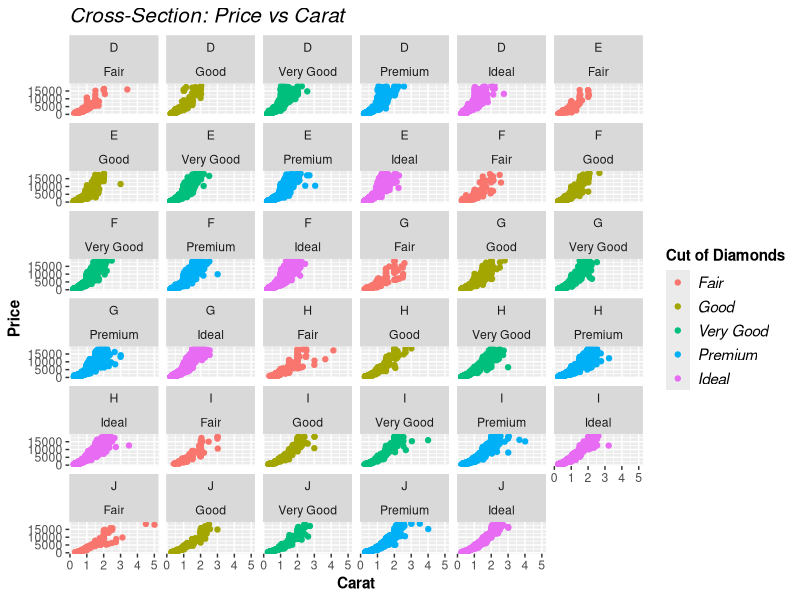
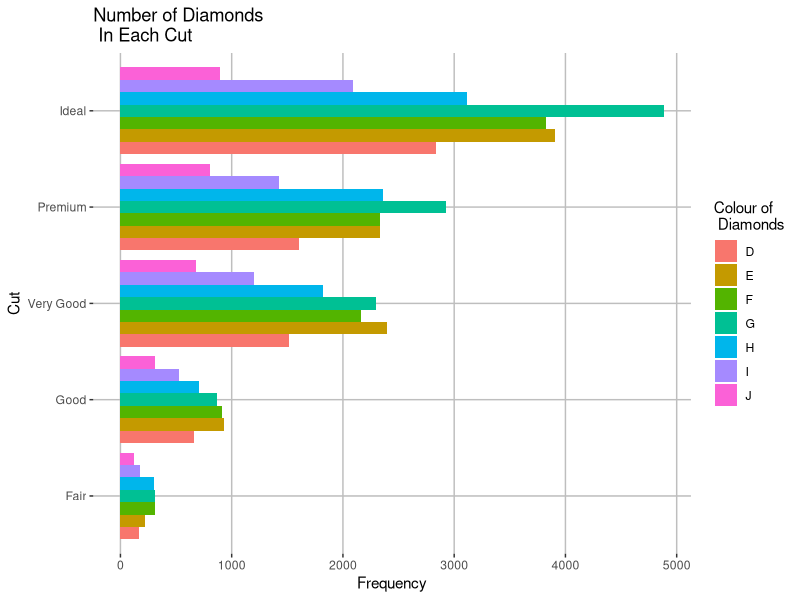
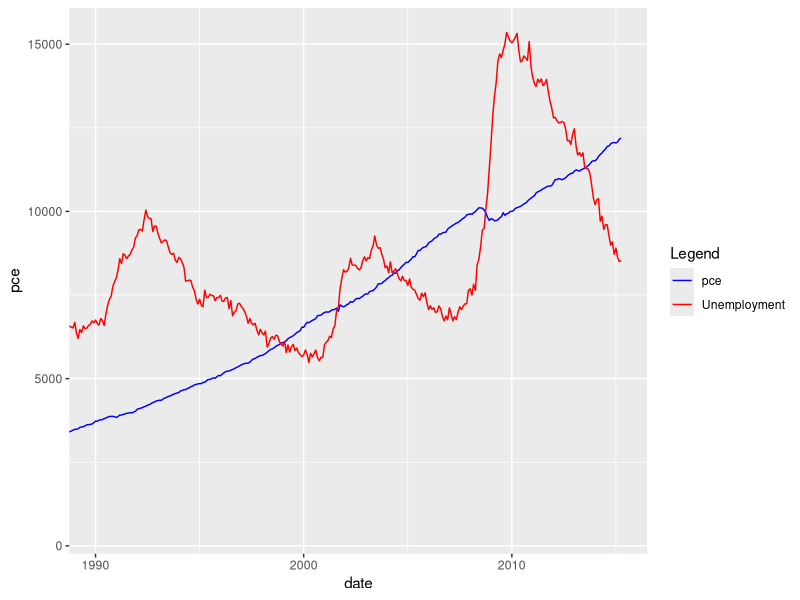

The R script that drew these images, in order:
#Data Visualisation using ggplot2

#Following provides a quick, explained cheat-sheet
#for creating commonly used data visualisations with 
#ggplot2.

#Based on following tutorial: 
# http://r-statistics.co/ggplot2-Tutorial-With-R.html

#First load ggplot2:

library(ggplot2)

##################################################################################################
##################################################################################################
##Cross-Sectional data: Scatter-Plot
##################################################################################################
##################################################################################################

p <- ggplot() + 

#Want Scatter-plot:
  
geom_point(data = diamonds
           , aes(x=carat, y=price, color=factor(cut))) +
  
#Note: color of points will vary according to categories defined by cut.
# function 'factor' converts into categorical data.
  
#Specify Labels:
  
labs(  title = "Cross-Section: Price vs Carat"
     , x = "Carat"
     , y = "Price") +

#Adjust Fonts:  

theme(plot.title = element_text(size=15, face =  "italic")
      , axis.title = element_text(size=11, face = "bold")
      , legend.title = element_text(size=11, face = "bold")
      , legend.text = element_text(size=11, face="italic")) +
  
  scale_color_discrete(name="Cut of Diamonds") +

#Note: Would use scale_color_continuous if cut had been a continuous variable.
  
#Following splits diagram into a series of scatter-plots. The rows relate to different 
#colours, and the columns to different cuts.

facet_wrap(color ~ cut) 

#Display Result:

p

##################################################################################################
##Cross-Sectional data: Bar Chart
##################################################################################################

p.bar <- ggplot() +

#Want bar chart that gives frequencies for different cuts. For each cut, the proportion of 
#different colours is given:
  
  geom_bar(data = diamonds, aes(factor(cut), fill = color), position = position_dodge() ) +

#Note: if remove position = position_dodge(), then will get stacked
  # bar-charts. 
  
#Labels:
  
  labs(title = "Number of Diamonds \n In Each Cut"
       , y = "Frequency", x = "Cut") +
  
#To aid interpretation, white background with grey lines:
  
  theme(panel.background = element_rect(fill = 'white')
       , panel.grid.major = element_line(color = 'grey')) +
  
  scale_fill_discrete(name = "Colour of \n Diamonds") +
  
#Horizontal not vertical bar chart desired:
  coord_flip()

#Display Result:

p.bar

##################################################################################################
##Time-Series Data
##################################################################################################

#First need to convert economics into a data frame:

economics <- data.frame(economics)

#Can do a plot with multiple lines by using layering.
#First layer is pce over time:

p.line <- ggplot() +
  geom_line(data = economics
            , aes(x = date, y = pce, color = "pce")) +
  
#Second layer is unemployment over time:
  geom_line(data=economics
            , aes(x = date, y = unemploy, color = "Unemployment")) +
  
#The above assigned strings to the colours associated with each variable.
#scale_color_manual allows us to set the colours associated with these strings:
  
  scale_color_manual("Legend"
                     , breaks = c("pce", "Unemployment")
                     , values=c("blue","red")) +
#To focus on recent data:

  #Following will zoom, and not delete data:
  coord_cartesian(xlim = as.Date(c("1990-01-01","2015-04-01")))

  #Following will delete data:
  #xlim(as.Date(c("1990-01-01","2015-04-01")))

#Note: need to convert range into same format as the x-axis. Use ylim
#to affect the y-axis.

#To display diagram:

p.line